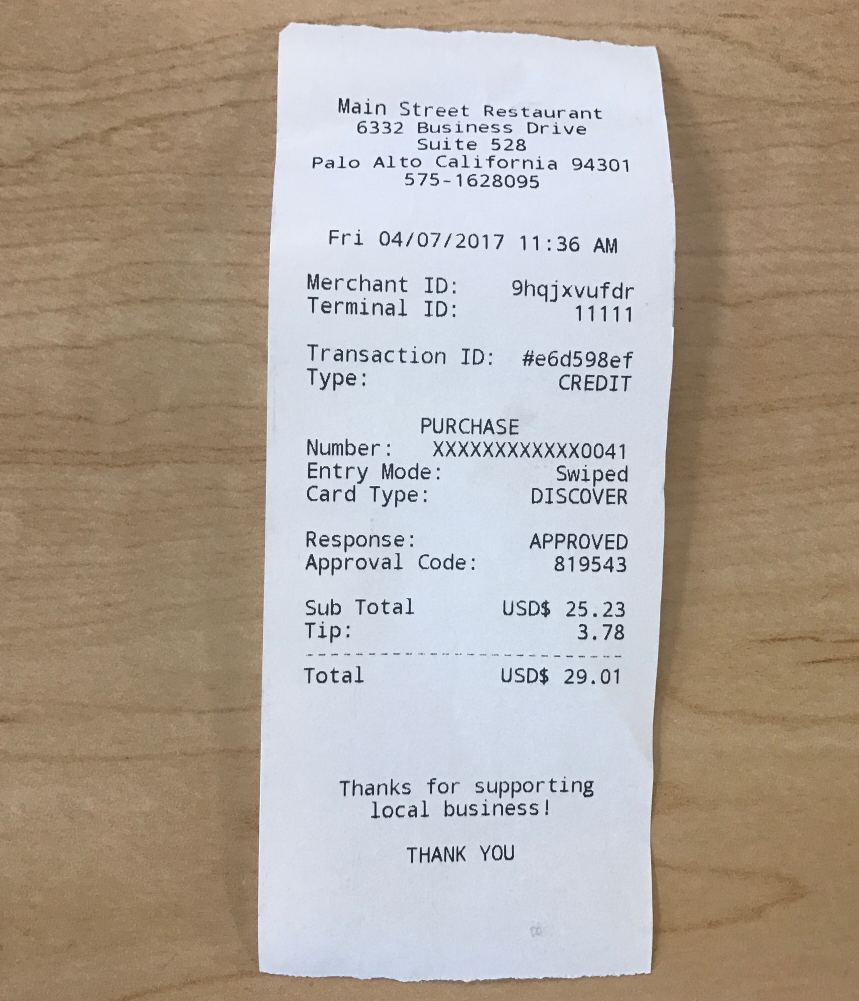
#> input picture test.jpg, 2577 x 3001 px, given in place of test2.jpg, which was not available (shown at 1/3 size)
$ python scan.py
#> lines starting #> are read from the running program, lines starting #| are printed output that depends on the picture; after the words box and inside, x2 and y2 are one past the last pixel; in counts of white or black regions, pixels touching at a corner belong together; pictures that were not available may be replaced by others from this repository, and a replacement may not be noted
### engine_dev/Development/transform.py
import numpy as np
import cv2

class Transform:
	def __init__(self):
		pass

	def order_points(self,pts):
		#pts is a np array
		rect = np.zeros((4,2), dtype = "float32")

		s = pts.sum(axis = 1)
		rect[0] = pts[np.argmin(s)]
		rect[2] = pts[np.argmax(s)]
		#argmax/min finds the max/min values of a np array axis

		diff = np.diff(pts, axis = 1)
		rect[1] = pts[np.argmin(diff)]
		rect[3] = pts[np.argmax(diff)]

		return rect

	def four_point_transform(self,image, pts):
		rect = self.order_points(pts)
		(tl,tr,br,bl) = rect

		widthB = np.sqrt(((tr[0] - tl[0]) ** 2) + ((tr[1] - tl[1]) ** 2))
		widthA = np.sqrt(((br[0] - bl[0]) ** 2) + ((br[1] - bl[1]) ** 2))
		maxWidth = max(int(widthA),int(widthB))

		heightA = np.sqrt(((tr[0] - br[0]) ** 2) + ((tr[1] - br[1]) ** 2))
		heightB = np.sqrt(((tl[0] - bl[0]) ** 2) + ((tl[1] - bl[1]) ** 2))
		maxHeight = max(int(heightA),int(heightB))

		dst = np.array([
			[0,0],
			[maxWidth - 1, 0],
			[maxWidth - 1, maxHeight - 1],
			[0, maxHeight - 1]],dtype = "float32")

		mat = cv2.getPerspectiveTransform(rect,dst)
		warped = cv2.warpPerspective(image, mat, (maxWidth,maxHeight))

		return warped

### engine_dev/Development/scan.py
import transform
from skimage.filters import threshold_local
import numpy as numpy
import argparse
import cv2
import imutils

# ap = argparse.ArgumentParser()
# ap.add_argument('-i', '--image', required = True,
# 	help = 'Path to the image to be scanned')
# args = vars(ap.parse_args())

image = cv2.imread('../../images/test2.jpg')
#> image is the input picture: shape (3001, 2577, 3); mean B, G, R 154.3, 165.2, 175.3

ratio = image.shape[0] / 500.0
#> ratio = 6
orig = image.copy()
image = imutils.resize(image,height = 500)
#> image: shape (500, 429, 3)
print(image.shape)
#| (500, 429, 3)
#image processing
#Step 1. convert to grayscale
#Step 2. blur image (gaussian)
#Step 3. utilize Canny edge detection algorithm, uses edge gradients and Sobel kernel

gray = cv2.cvtColor(image, cv2.COLOR_BGR2GRAY)
gray = cv2.GaussianBlur(gray, (5,5), 0)
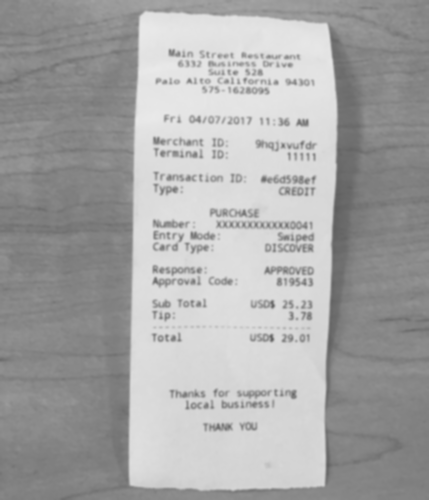
#> gray: shape (500, 429); min 94, max 233, mean 167
edged = cv2.Canny(gray,100,200)
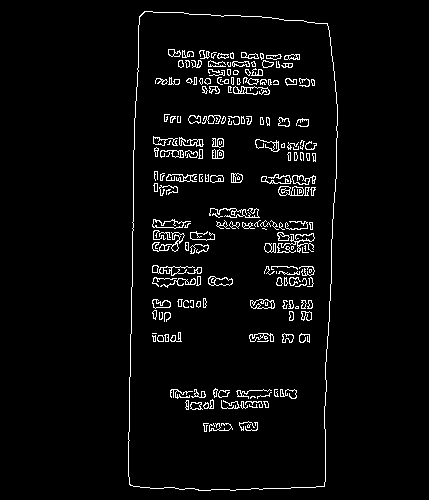
#> edged: shape (500, 429); 3.9% white in thin lines or dots, all inside (x1, y1, x2, y2) = (128, 11, 338, 491)

# print('Edge Detection...\n')
# cv2.imshow('Image',image)


cnts = cv2.findContours(edged.copy(), cv2.RETR_LIST,cv2.CHAIN_APPROX_SIMPLE)
#> cnts = 371 contours, 221 with area under 20; largest, box (x1, y1, x2, y2) and area: (128, 11, 338, 491) 93399, (128, 11, 338, 491) 93390, (152, 219, 191, 229) 184, (278, 186, 304, 196) 182, (250, 299, 275, 309) 180
cnts = imutils.grab_contours(cnts)
cnts = sorted(cnts, key = cv2.contourArea, reverse = True)[:10]
#> cnts = 10 contours; largest, box (x1, y1, x2, y2) and area: (128, 11, 338, 491) 93399, (128, 11, 338, 491) 93390, (152, 219, 191, 229) 184, (278, 186, 304, 196) 182, (250, 299, 275, 309) 180

cv2.imshow('Edged',edged)

for c in cnts:
	peri = cv2.arcLength(c,True)
	approx = cv2.approxPolyDP(c, 0.01 * peri, True)

	if len(approx) == 4:
		screenCnt = approx
		break
	else:
		print(len(approx))
#> this loop made 1 pass
#> (peri, screenCnt) on pass 1: (1349.6, [[144, 11], [129, 484], [324, 486], [327, 23]])

# print('Contour Detection... ')
cv2.drawContours(image,[screenCnt],-1,(255,0,0), 2)
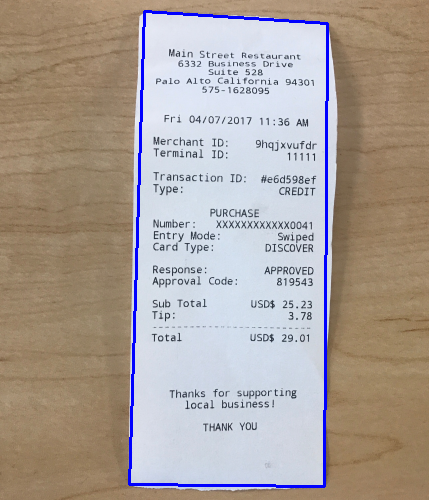
#> image: shape (500, 429, 3); mean B, G, R 154.9, 161.3, 171.5

# cv2.waitKey(0)
# cv2.destroyAllWindows()

screenCnt = screenCnt.reshape(4,2) * ratio
#> screenCnt = [[864.3, 66.02], [774.3, 2905], [1944.6, 2917], [1962.7, 138]]
trans = transform.Transform()
warped = trans.four_point_transform(orig,screenCnt)
#> in order_points, `s = pts.sum(axis = 1)`: s = [930.3, 3679.2, 4861.6, 2100.7]
#> in order_points, `diff = np.diff(pts, axis = 1)`: diff = [-798.3, 2130.7, 972.3, -1824.6]
#> in four_point_transform, `rect = self.order_points(pts)`: rect = [[864.3, 66.02], [1962.7, 138], [1944.6, 2917], [774.3, 2905]]
#> in four_point_transform, `(tl,tr,br,bl) = rect`: tl = [864.3, 66.02]; tr = [1962.7, 138]; br = [1944.6, 2917]; bl = [774.3, 2905]
#> in four_point_transform, `widthB = np.sqrt(((tr[0] - tl[0]) ** 2) + ((tr[1] - tl[1]) ** 2))`: widthB = 1100.7
#> in four_point_transform, `widthA = np.sqrt(((br[0] - bl[0]) ** 2) + ((br[1] - bl[1]) ** 2))`: widthA = 1170.5
#> in four_point_transform, `maxWidth = max(int(widthA),int(widthB))`: maxWidth = 1170
#> in four_point_transform, `heightA = np.sqrt(((tr[0] - br[0]) ** 2) + ((tr[1] - br[1]) ** 2))`: heightA = 2779
#> in four_point_transform, `heightB = np.sqrt(((tl[0] - bl[0]) ** 2) + ((tl[1] - bl[1]) ** 2))`: heightB = 2840.4
#> in four_point_transform, `maxHeight = max(int(heightA),int(heightB))`: maxHeight = 2840
#> in four_point_transform, `dst = np.array([ [0,0], [maxWidth - 1, 0], [maxWidth - 1, maxHeight - ..`: dst = [[0, 0], [1169, 0], [1169, 2839], [0, 2839]]
#> in four_point_transform, `mat = cv2.getPerspectiveTransform(rect,dst)`: mat = [[1.02, 0.0324, -885.8], [-0.0686, 1.05, -9.77], [-2.06e-05, 2.19e-05, 1]]
#> in four_point_transform, `warped = cv2.warpPerspective(image, mat, (maxWidth,maxHeight))`:
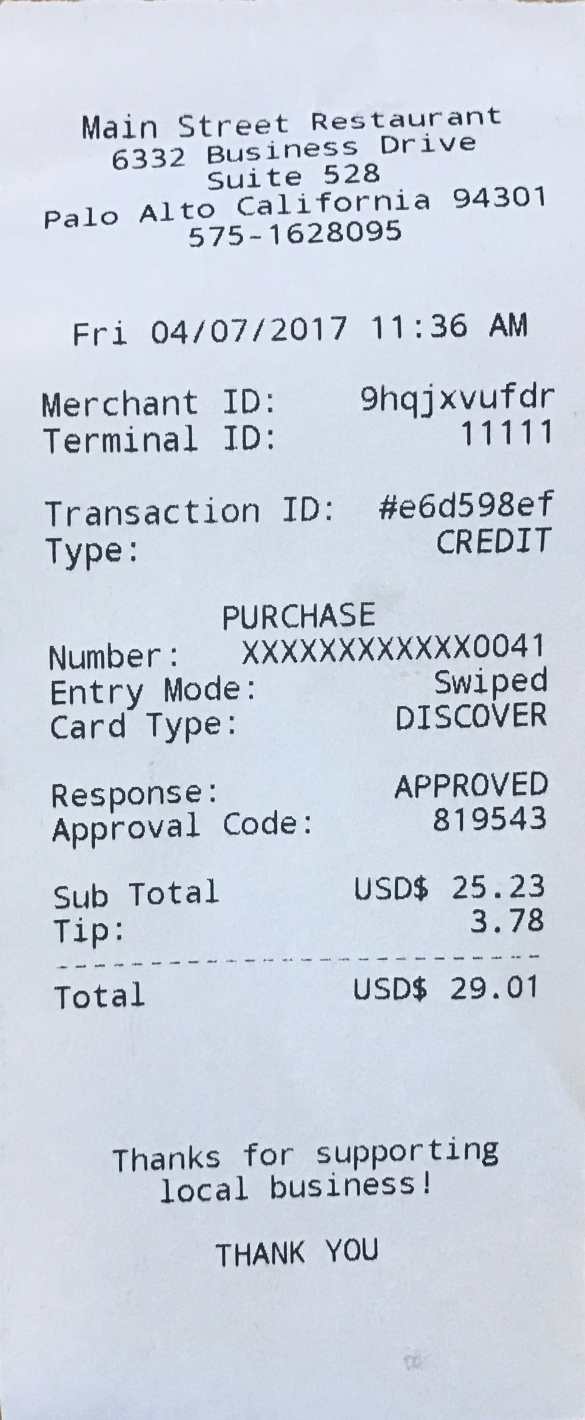
#> warped: shape (2840, 1170, 3) (shown at 1/2 size); mean B, G, R 224, 211.6, 203.9

#color and post processing
warped = cv2.cvtColor(warped, cv2.COLOR_BGR2GRAY)
#> warped: shape (2840, 1170)
T = threshold_local(warped, 11, offset = 10, method = 'gaussian')
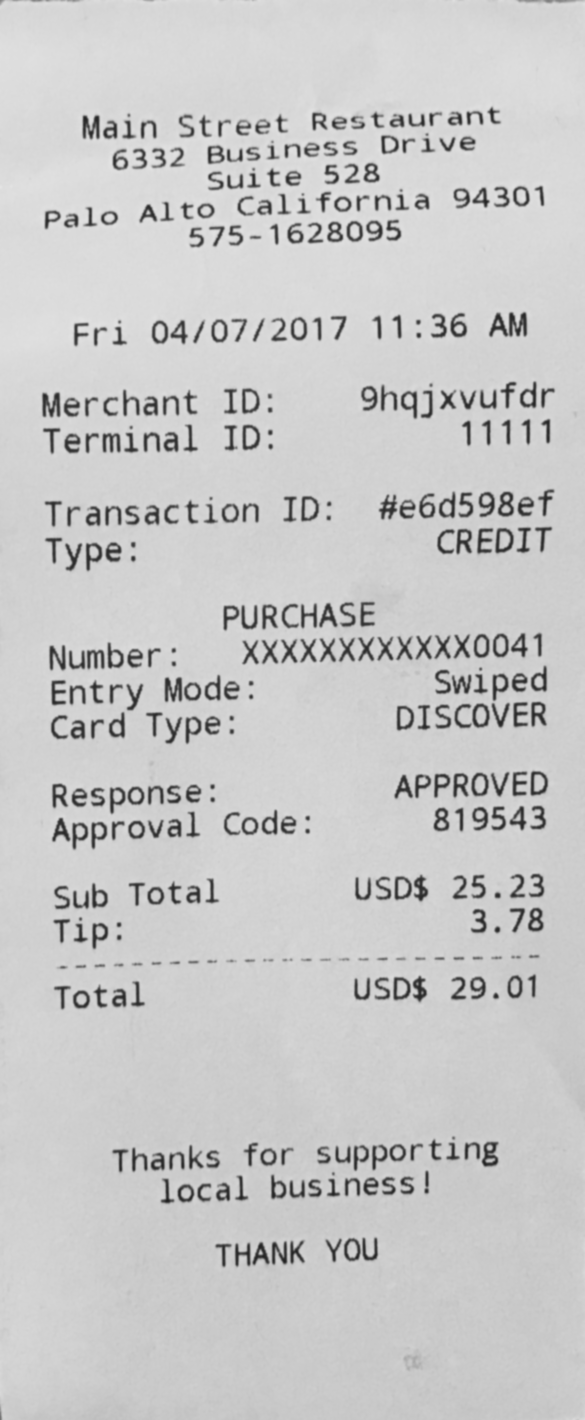
#> T: shape (2840, 1170) float64 (shown at 1/2 size); min 29.85, max 228.6, mean 200.7
warped = (warped > T).astype('uint8') * 255
#> warped: shape (2840, 1170); 95.2% white; 602 black regions (180 under 20 px), largest, box (x1, y1, x2, y2) and area: (85, 785, 121, 836) 835, (1018, 625, 1054, 674) 827, (330, 1354, 364, 1404) 790
cv2.imshow('Original',imutils.resize(image,height = 650))
cv2.imshow('Transformed',imutils.resize(warped,height = 650))
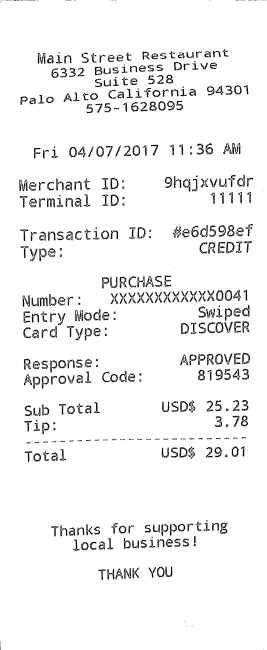
#> window 'Transformed': shape (650, 267); min 0, max 255, mean 242.6
x = warped.shape[0]
#> x = 2840
y = warped.shape[1]
#> y = 1170
crop_img = warped[200:y, 100:x]
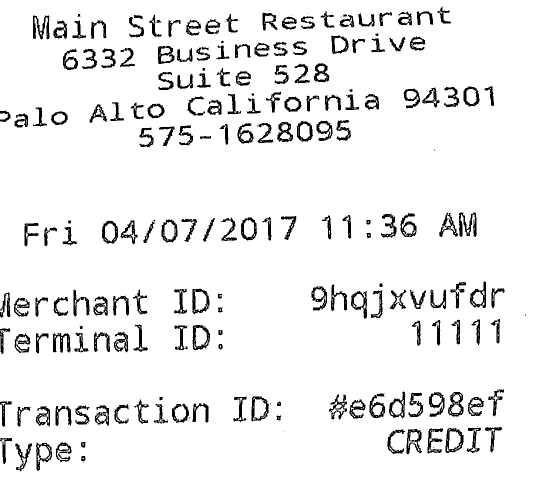
#> crop_img: shape (970, 1070) (shown at 1/2 size); 93% white; 231 black regions (37 under 20 px), largest, box (x1, y1, x2, y2) and area: (918, 425, 954, 474) 827, (66, 31, 99, 79) 763, (891, 856, 927, 906) 697
cv2.imshow('Cropped',imutils.resize(crop_img))
cv2.waitKey(0)
cv2.destroyAllWindows()
